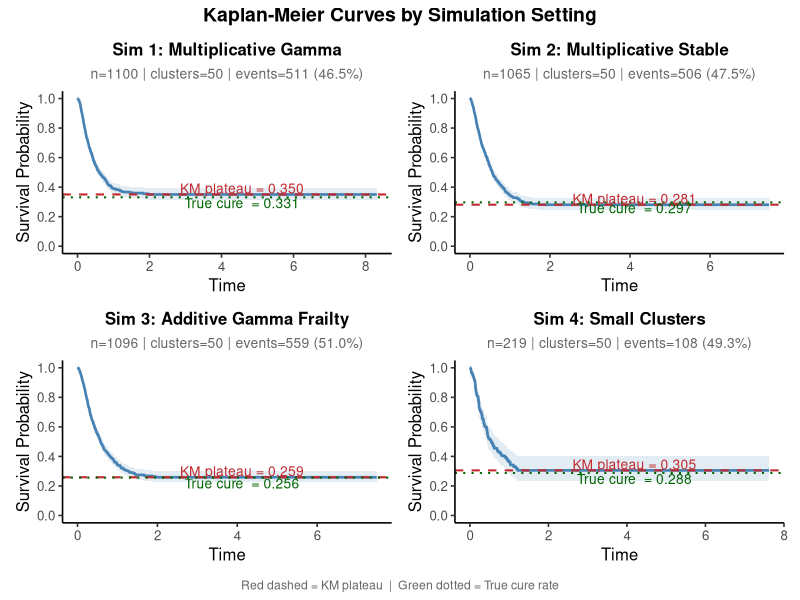

Reproduce this figure in R.
# =============================================================================
# Data Generation for Simulation Study
# "Semiparametric Analysis of Cure Rate Models using Soft BART"
# Mandal & Sinha, Florida State University
#
# Four simulation settings:
#
#   Sim 1 (Correctly specified):
#     h(t | W_i, x_ij) = W_i * beta * Phi(b(t,x)) * f_lambda(t)
#     W_i ~ Gamma(2, 2), N=50, n_i ~ Pois(20)+1
#
#   Sim 2 (Misspecified frailty distribution):
#     h(t | W_i, x_ij) = W_i * beta * Phi(b(t,x)) * f_lambda(t)
#     W_i ~ PS(0.8) positive stable with E[exp(-sW)] = exp(-s^0.8),
#     N=50, n_i ~ Pois(20)+1. Uses its own beta_stable (Section 2b).
#
#   Sim 3 (Misspecified frailty structure -- additive frailty):
#     h(t | W_i, x_ij) = (W_i + beta * Phi(b(t,x))) * f_lambda(t)
#     W_i ~ Gamma(kappa, kappa), E(W_i)=1, N=50, n_i ~ Pois(20)+1
#
#     Survival function:
#       S(t | W, x) = exp(-W * F_lambda(t) - beta * J(t, x))
#       where J(t,x) = integral_0^t Phi(b(u,x)) f_lambda(u) du
#
#     Cure probability:
#       pi(x | W) = exp(-W - beta * I(x))
#       where I(x) = integral_0^inf Phi(b(u,x)) f_lambda(u) du
#
#     Marginal cure via MGF of Gamma(kappa, kappa) at -1:
#       E_W[exp(-W)] = (kappa/(kappa+1))^kappa
#       pi_bar(beta) = (kappa/(kappa+1))^kappa * E_x[exp(-beta * I(x))]
#
#     SBART assumes W_i * beta multiplicative -- structurally misspecified.
#
#   Sim 4 (Small clusters):
#     h(t | W_i, x_ij) = W_i * beta * Phi(b(t,x)) * f_lambda(t)
#     W_i ~ Gamma(2, 2), N=50, n_i ~ Pois(3)+1
#
# Common parameters:
#   b(t,x) = (1.5*sin(pi*x1) - 1.0) + (3*x2 - 1.5)*(log(1+t) - 0.5)
#     - nonlinear, non-monotone baseline effect in x1 (defeats log-linear e^{x'b})
#     - time-varying effect whose SIGN flips at x2 = 0.5, producing a hazard
#       ratio that reverses over follow-up (non-proportional hazards). This is
#       the regime SBART-Cure targets and that PH/parametric competitors
#       (WGF, SGF, M-CIS) cannot represent.
#   f_lambda = Gamma(shape=2, rate=3)
#   Target: ~30% marginal cure rate, ~30% censoring among susceptibles
# =============================================================================

rm(list = ls())
set.seed(123)

library(survival)
library(ggplot2)
library(patchwork)

# =============================================================================
# SECTION 1: True model parameters
# =============================================================================

alpha_true <- 2.0    # Gamma baseline shape
theta_true <- 3.0    # Gamma baseline rate
eta_true   <- 2.0    # multiplicative frailty: W_i ~ Gamma(2,2), Var(W_i)=0.5
kappa_add  <- 1.0    # additive frailty: W_i ~ Gamma(kappa,kappa), E(W_i)=1
nu_stable  <- 0.8    # positive stable frailty index (Sim 2)

# Nonparametric regression function b(t,x) entering the hazard via Phi(b).
#   beta0(x) = 1.5*sin(pi*x1) - 1.0           nonlinear, non-monotone in x1
#   beta1(x) = 3*x2 - 1.5                      sign flips at x2 = 0.5
#   s(t)     = log(1+t) - 0.5                  sign flips at t ~ 0.65
# beta1(x)*s(t) gives a covariate effect whose direction reverses over time,
# i.e. a time-varying (non-proportional) hazard ratio. The nonlinear beta0(x)
# makes I(x)=E[Phi(b)] non-log-linear, breaking the M-CIS log-linear cure form.
b_true <- function(t, x1, x2) {
  (1.5 * sin(pi * x1) - 1.0) + (3 * x2 - 1.5) * (log(1 + t) - 0.5)
}

# Positive stable frailty W ~ PS(nu), generated by the Chambers-Mallows-Stuck
# method. The scale constant is exactly 1 for the standardized version with
# Laplace transform E[exp(-sW)] = exp(-s^nu), because
#   cos(pi*nu/2)^(1/nu) * (1 + tan(pi*nu/2)^2)^(1/(2*nu)) = 1.
# Multiplying by (1 + tan(pi*nu/2)^2)^(1/(2*nu)) instead gives the
# Samorodnitsky-Taqqu unit-scale variate, whose Laplace transform carries an
# extra sec(pi*nu/2) factor and does not match the cure formula in Section 2b.
# Threshold above which the latent competing causes are not materialised.
# W ~ PS(nu) has infinite mean, so W*beta occasionally reaches 1e12 and the
# thinning step would allocate vectors of that length. Above MAX_POIS the
# accepted minimum lies in the small-t regime where Phi(b(u,x)) is flat at
# p0 = Phi(b(0,x)) and F_lambda(t) = (theta*t)^2/2, so
#   exp(-lambda * p0 * (theta*t)^2 / 2) = U   =>   t = sqrt(-2 log U / (lambda p0)) / theta
# and T is drawn from that closed form with a single uniform. The branch is
# unreachable under Gamma frailty (Sims 1, 3, 4), where W*beta stays far below
# the threshold, so their random streams are unchanged. Only Sim 2 reaches it.
MAX_POIS <- 1e6

# Closed-form draw of the accepted minimum when the competing-cause count is
# too large to materialise. See the note on MAX_POIS above.
rmin_largelam <- function(lambda, x1s, x2s) {
  p0 <- pnorm(b_true(0, x1s, x2s))
  sqrt(-2 * log(runif(1)) / (lambda * p0)) / theta_true
}

rstable_ps <- function(n, nu = nu_stable) {
  V <- runif(n, -pi/2, pi/2)
  E <- rexp(n)
  (sin(nu * (V + pi/2)) / cos(V)^(1/nu)) *
    (cos(V - nu * (V + pi/2)) / E)^((1 - nu)/nu)
}

# =============================================================================
# SECTION 2: Calibrate beta for MULTIPLICATIVE Gamma frailty (Sims 1, 2, 4)
#
# pi_bar(beta) = E_x[(eta / (eta + beta*I(x)))^eta] = 0.30
# =============================================================================

calibrate_beta_mult <- function(target_cure = 0.30,
                                eta         = eta_true,
                                n_mc_x      = 2000,
                                n_mc_t      = 5000) {
  
  cat(sprintf("Calibrating beta (multiplicative), target cure = %.2f ...\n",
              target_cure))
  set.seed(1)
  x1_mc <- runif(n_mc_x);  x2_mc <- runif(n_mc_x)
  
  I_hat <- numeric(n_mc_x)
  for (xi in 1:n_mc_x) {
    t_mc      <- rgamma(n_mc_t, shape = alpha_true, rate = theta_true)
    I_hat[xi] <- mean(pnorm(b_true(t_mc, x1_mc[xi], x2_mc[xi])))
  }
  
  beta_grid <- seq(0.5, 10, by = 0.25)
  cure_grid <- sapply(beta_grid, function(b)
    mean((eta / (eta + b * I_hat))^eta))
  
  best_idx <- which.min(abs(cure_grid - target_cure))
  beta_opt <- beta_grid[best_idx]
  cat(sprintf("  beta = %.4f  (achieved cure = %.3f)\n",
              beta_opt, cure_grid[best_idx]))
  return(beta_opt)
}

beta_true <- calibrate_beta_mult(target_cure = 0.30, eta = eta_true)

# =============================================================================
# SECTION 2b: Calibrate beta for POSITIVE STABLE frailty (Sim 2)
#
# W ~ PS(nu) has Laplace transform E[exp(-sW)] = exp(-s^nu), so
#   pi_bar(beta) = E_x[exp(-(beta*I(x))^nu)] = 0.30
# This is a different equation from the Gamma-frailty one in Section 2, so
# beta_true does not solve it and Sim 2 requires its own calibration.
# =============================================================================

calibrate_beta_stable <- function(target_cure = 0.30,
                                  nu          = nu_stable,
                                  n_mc_x      = 2000,
                                  n_mc_t      = 5000) {

  cat(sprintf("Calibrating beta (positive stable), target cure = %.2f ...\n",
              target_cure))
  set.seed(1)
  x1_mc <- runif(n_mc_x);  x2_mc <- runif(n_mc_x)

  I_hat <- numeric(n_mc_x)
  for (xi in 1:n_mc_x) {
    t_mc      <- rgamma(n_mc_t, shape = alpha_true, rate = theta_true)
    I_hat[xi] <- mean(pnorm(b_true(t_mc, x1_mc[xi], x2_mc[xi])))
  }

  beta_grid <- seq(0.5, 10, by = 0.05)
  cure_grid <- sapply(beta_grid, function(b) mean(exp(-(b * I_hat)^nu)))

  best_idx <- which.min(abs(cure_grid - target_cure))
  beta_opt <- beta_grid[best_idx]
  cat(sprintf("  beta_stable = %.4f  (achieved cure = %.3f)\n",
              beta_opt, cure_grid[best_idx]))
  return(beta_opt)
}

beta_stable <- calibrate_beta_stable(target_cure = 0.30, nu = nu_stable)

# =============================================================================
# SECTION 3: Calibrate beta for ADDITIVE FRAILTY (Sim 3)
#
# MATHEMATICS
# -----------
# True hazard: h(t | W, x) = (W + beta * Phi(b(t,x))) * f_lambda(t)
#
# Integrating:
#   H(t | W, x) = W * F_lambda(t) + beta * J(t, x)
#   where J(t, x) = integral_0^t Phi(b(u,x)) f_lambda(u) du
#
# Survival function:
#   S(t | W, x) = exp(-W * F_lambda(t) - beta * J(t, x))
#
# Cure probability as t -> inf (F_lambda(inf)=1, J(inf,x)=I(x)):
#   pi(x | W) = exp(-W - beta * I(x))
#
# Marginal cure via MGF of Gamma(kappa, kappa) evaluated at -1:
#   E_W[exp(-W * 1)] = (kappa / (kappa + 1))^kappa
#
#   pi_bar(beta) = (kappa / (kappa + 1))^kappa * E_x[exp(-beta * I(x))]
#
# Calibration: find beta_add* = argmin |pi_bar_add(beta) - 0.30|
# =============================================================================

calibrate_beta_add <- function(target_cure = 0.30,
                               kappa       = kappa_add,
                               n_mc_x      = 2000,
                               n_mc_t      = 5000) {
  
  cat(sprintf("Calibrating beta (additive frailty), target cure = %.2f ...\n",
              target_cure))
  set.seed(1)
  x1_mc <- runif(n_mc_x);  x2_mc <- runif(n_mc_x)
  
  # Estimate I(x^(k)) = E_{T~f_lambda}[Phi(b(T,x))]
  I_hat <- numeric(n_mc_x)
  for (xi in 1:n_mc_x) {
    t_mc      <- rgamma(n_mc_t, shape = alpha_true, rate = theta_true)
    I_hat[xi] <- mean(pnorm(b_true(t_mc, x1_mc[xi], x2_mc[xi])))
  }
  
  # MGF of Gamma(kappa,kappa) at -1: E_W[exp(-W)] = (kappa/(kappa+1))^kappa
  # This does not depend on beta or I(x)
  mgf_W <- (kappa / (kappa + 1))^kappa
  
  # pi_bar(beta) = mgf_W * E_x[exp(-beta * I(x))]
  # Grid search over beta
  beta_grid <- seq(0.01, 20, by = 0.1)
  cure_grid <- sapply(beta_grid, function(b)
    mgf_W * mean(exp(-b * I_hat)))
  
  best_idx <- which.min(abs(cure_grid - target_cure))
  beta_opt <- beta_grid[best_idx]
  achieved <- cure_grid[best_idx]
  
  cat(sprintf("  beta_add = %.4f  (achieved cure = %.3f)\n", beta_opt, achieved))
  cat(sprintf("  MGF_W = (kappa/(kappa+1))^kappa = %.4f\n", mgf_W))
  return(beta_opt)
}

beta_add <- calibrate_beta_add(target_cure = 0.30, kappa = kappa_add)

# =============================================================================
# SECTION 4: Calibrate lambda_cens for ~30% censoring among susceptibles
#
# Calibrated separately under each scenario's own data-generating truth, since
# the distribution of T among susceptibles differs across the three frailty
# mechanisms. Sims 1 and 4 share the same truth (they differ only in cluster
# size, which does not affect the marginal law of T), so they share
# lambda_cens_1.
# =============================================================================

calibrate_lambda_cens <- function(target_cens = 0.30,
                                  frailty     = c("gamma", "stable", "additive"),
                                  beta        = beta_true,
                                  eta         = eta_true,
                                  kappa       = kappa_add,
                                  n_mc        = 50000,
                                  seed        = 2) {

  frailty <- match.arg(frailty)
  cat(sprintf("Calibrating lambda_cens [%s frailty], target censoring = %.2f ...\n",
              frailty, target_cens))
  set.seed(seed)

  x1_c <- runif(n_mc);  x2_c <- runif(n_mc)
  W_c  <- switch(frailty,
                 gamma    = rgamma(n_mc, shape = eta,   rate = eta),
                 stable   = rstable_ps(n_mc, nu = nu_stable),
                 additive = rgamma(n_mc, shape = kappa, rate = kappa))

  T_pop <- numeric(n_mc)
  for (s in 1:n_mc) {

    if (frailty != "additive") {
      # Multiplicative: M ~ Poisson(W*beta), each candidate thinned by Phi(b)
      lam_s <- W_c[s] * beta
      if (!is.finite(lam_s) || lam_s > MAX_POIS) {
        T_pop[s] <- rmin_largelam(min(lam_s, MAX_POIS), x1_c[s], x2_c[s])
      } else {
        M <- rpois(1, lambda = lam_s)
        if (M == 0) {
          T_pop[s] <- Inf
        } else {
          T_cand      <- rgamma(M, shape = alpha_true, rate = theta_true)
          accept_prob <- pnorm(b_true(T_cand, x1_c[s], x2_c[s]))
          accepted    <- T_cand[runif(M) < accept_prob]
          T_pop[s]    <- if (length(accepted) == 0) Inf else min(accepted)
        }
      }

    } else {
      # Additive: Part 1 = Poisson(W) unthinned, Part 2 = Poisson(beta) thinned
      M1      <- rpois(1, lambda = W_c[s])
      T_part1 <- if (M1 > 0) rgamma(M1, shape = alpha_true, rate = theta_true)
                 else numeric(0)

      M2 <- rpois(1, lambda = beta)
      if (M2 > 0) {
        T_cand2 <- rgamma(M2, shape = alpha_true, rate = theta_true)
        T_part2 <- T_cand2[runif(M2) < pnorm(b_true(T_cand2, x1_c[s], x2_c[s]))]
      } else {
        T_part2 <- numeric(0)
      }

      all_times <- c(T_part1, T_part2)
      T_pop[s]  <- if (length(all_times) == 0) Inf else min(all_times)
    }
  }

  T_susc <- T_pop[is.finite(T_pop)]
  cat(sprintf("  Population cure rate = %.3f\n", mean(!is.finite(T_pop))))

  lambda_grid <- seq(0.01, 20, by = 0.01)
  set.seed(seed + 1)
  cens_frac <- sapply(lambda_grid, function(lc)
    mean(rexp(length(T_susc), rate = lc) < T_susc))

  lambda_opt <- lambda_grid[which.min(abs(cens_frac - target_cens))]
  achieved   <- cens_frac[which.min(abs(cens_frac - target_cens))]
  cat(sprintf("  lambda_cens = %.4f  (achieved = %.3f)\n", lambda_opt, achieved))
  return(lambda_opt)
}

lambda_cens_1 <- calibrate_lambda_cens(frailty = "gamma",    beta = beta_true)    # Sims 1, 4
lambda_cens_2 <- calibrate_lambda_cens(frailty = "stable",   beta = beta_stable)  # Sim 2
lambda_cens_3 <- calibrate_lambda_cens(frailty = "additive", beta = beta_add)     # Sim 3

# Default for generate_data(); Sims 2 and 3 pass their own value explicitly.
lambda_cens_fixed <- lambda_cens_1

# =============================================================================
# SECTION 5: Single dataset generation function
#
# frailty argument:
#   "gamma"    -- multiplicative W_i*beta            (Sims 1, 4)
#   "stable"   -- multiplicative W_i*beta, W_i~S_0.8 (Sim 2)
#   "additive" -- additive (W_i + beta*Phi(b))*f_lam  (Sim 3)
#
# For "additive", pass beta_for_data = beta_add.
# For "gamma" and "stable", pass beta_for_data = beta_true.
#
# DATA GENERATION FOR SIM 3 (additive frailty)
# ---------------------------------------------
# h(t | W, x) = (W + beta * Phi(b(t,x))) * f_lambda(t)
#
# We use the thinning approach:
#   Total Poisson rate up to t: H(t|W,x) = beta*F(t) + W*J(t,x)
#   Split into two independent Poisson processes:
#     Part 1: rate beta*f_lambda(t)   -- baseline events (no Phi factor)
#     Part 2: rate W*Phi(b(t,x))*f_lambda(t) -- frailty-covariate events
#
# Part 1: M1 ~ Poisson(beta) competing causes from f_lambda (all accepted)
# Part 2: M2 ~ Poisson(W) competing causes from f_lambda, accepted w.p. Phi(b)
#
# Event time T = min of all accepted times from both parts.
# =============================================================================

generate_data <- function(N             = 50,
                          lambda_ni     = 20,
                          beta_for_data = beta_true,
                          eta           = eta_true,
                          kappa         = kappa_add,
                          frailty       = c("gamma", "stable", "additive"),
                          lambda_cens   = lambda_cens_fixed) {
  
  frailty <- match.arg(frailty)
  
  # --- Cluster sizes: n_i ~ Poisson(lambda_ni) + 1 --------------------------
  n_i     <- rpois(N, lambda = lambda_ni) + 1
  N_total <- sum(n_i)
  
  # --- Frailties W_i ---------------------------------------------------------
  if (frailty == "gamma") {
    W <- rgamma(N, shape = eta, rate = eta)
    
  } else if (frailty == "stable") {
    # Positive stable PS(nu) with E[exp(-sW)] = exp(-s^nu); see rstable_ps().
    W <- rstable_ps(N, nu = nu_stable)
    
  } else {
    # Additive: W_i ~ Gamma(kappa, kappa), E(W_i)=1, Var(W_i)=1/kappa
    W <- rgamma(N, shape = kappa, rate = kappa)
  }
  
  # --- Generate true survival times ------------------------------------------
  cluster_id <- rep(1:N, times = n_i)
  x1         <- runif(N_total)
  x2         <- runif(N_total)
  T_true     <- numeric(N_total)
  
  for (s in 1:N_total) {
    i   <- cluster_id[s]
    W_i <- W[i]
    
    if (frailty != "additive") {
      # --- Multiplicative: standard latent competing causes ------------------
      # M ~ Poisson(W_i * beta), each accepted w.p. Phi(b(T,x))
      lam_s <- W_i * beta_for_data
      if (!is.finite(lam_s) || lam_s > MAX_POIS) {
        T_true[s] <- rmin_largelam(min(lam_s, MAX_POIS), x1[s], x2[s])
      } else {
        M <- rpois(1, lambda = lam_s)
        if (M == 0) {
          T_true[s] <- Inf
        } else {
          T_cand      <- rgamma(M, shape = alpha_true, rate = theta_true)
          accept_prob <- pnorm(b_true(T_cand, x1[s], x2[s]))
          accepted    <- T_cand[runif(M) < accept_prob]
          T_true[s]   <- if (length(accepted) == 0) Inf else min(accepted)
        }
      }
      
    } else {
      # --- Additive frailty: h = (W + beta*Phi(b)) * f_lambda ---------------
      # Decompose into two independent Poisson processes:
      #
      # Part 1: rate W*f_lambda(t) -- W_i competing causes from f_lambda
      #         Each candidate accepted with probability 1 (no Phi filter)
      #         M1 ~ Poisson(W_i * F_lambda(inf)) = Poisson(W_i)
      #
      # Part 2: rate beta*Phi(b(t,x))*f_lambda(t) -- beta competing causes
      #         draw M2_raw ~ Poisson(beta), accept each w.p. Phi(b(T,x))
      #
      # T = min of all accepted times from Part 1 and Part 2
      # Subject is cured only if both parts produce zero accepted times.
      
      # Part 1: W_i frailty candidates -- all accepted (no Phi filter)
      M1 <- rpois(1, lambda = W_i)
      if (M1 > 0) {
        T_part1 <- rgamma(M1, shape = alpha_true, rate = theta_true)
      } else {
        T_part1 <- numeric(0)
      }
      
      # Part 2: beta candidates filtered by Phi(b)
      M2_raw <- rpois(1, lambda = beta_for_data)
      if (M2_raw > 0) {
        T_cand2     <- rgamma(M2_raw, shape = alpha_true, rate = theta_true)
        accept_prob <- pnorm(b_true(T_cand2, x1[s], x2[s]))
        T_part2     <- T_cand2[runif(M2_raw) < accept_prob]
      } else {
        T_part2 <- numeric(0)
      }
      
      # Combine: event time = minimum over all accepted times
      all_times <- c(T_part1, T_part2)
      T_true[s] <- if (length(all_times) == 0) Inf else min(all_times)
    }
  }
  
  # --- Censoring: C_ij ~ Exp(lambda_cens) ------------------------------------
  C_ij  <- rexp(N_total, rate = lambda_cens)
  y     <- pmin(T_true, C_ij)
  delta <- as.integer(is.finite(T_true) & T_true <= C_ij)
  y[!is.finite(T_true)] <- C_ij[!is.finite(T_true)]
  
  data.frame(
    cluster = cluster_id,
    x1      = x1,
    x2      = x2,
    y       = y,
    delta   = delta,
    W_true  = W[cluster_id],
    T_true  = ifelse(is.finite(T_true), T_true, NA_real_)
  )
}

# =============================================================================
# SECTION 6: True survival and cure probability functions
#
# Multiplicative (Sims 1, 2, 4):
#   S(t|W,x) = exp(-W*beta*J(t,x))
#   pi(x|W)  = exp(-W*beta*I(x))
#
# Additive frailty (Sim 3):
#   h(t|W,x) = (W + beta*Phi(b))*f_lambda
#   S(t|W,x) = exp(-W*F_lambda(t) - beta*J(t,x))
#   pi(x|W)  = exp(-W - beta*I(x))
#   where J(t,x) = integral_0^t Phi(b(u,x)) f_lambda(u) du
#         I(x)   = J(inf, x) = E_{T~f_lambda}[Phi(b(T,x))]
# =============================================================================

#' True conditional survival under MULTIPLICATIVE frailty
true_survival <- function(t_grid, W, x1, x2, beta, n_mc = 10000) {
  T_mc <- rgamma(n_mc, shape = alpha_true, rate = theta_true)
  sapply(t_grid, function(tg) {
    if (tg <= 0) return(1.0)
    exp(-W * beta * mean(pnorm(b_true(T_mc, x1, x2)) * (T_mc <= tg)))
  })
}

#' True conditional survival under ADDITIVE-ON-HAZARD frailty
#' S(t|W,x) = exp(-W*F_lambda(t) - beta*J(t,x))
#' J(t,x) approximated by MC: mean(Phi(b(T,x)) * (T<=t)) where T~f_lambda
true_survival_add <- function(t_grid, W, x1, x2, beta, n_mc = 10000) {
  T_mc <- rgamma(n_mc, shape = alpha_true, rate = theta_true)
  phi_mc <- pnorm(b_true(T_mc, x1, x2))
  sapply(t_grid, function(tg) {
    if (tg <= 0) return(1.0)
    F_lam_t <- mean(T_mc <= tg)                      # MC estimate of F_lambda(t)
    J_t     <- mean(phi_mc * (T_mc <= tg))            # MC estimate of J(t,x)
    exp(-W * F_lam_t - beta * J_t)
  })
}

#' True conditional cure probability under MULTIPLICATIVE frailty
true_cure_prob <- function(W, x1, x2, beta, n_mc = 5000) {
  T_mc <- rgamma(n_mc, shape = alpha_true, rate = theta_true)
  I_x  <- mean(pnorm(b_true(T_mc, x1, x2)))
  exp(-W * beta * I_x)
}

#' True conditional cure probability under ADDITIVE-ON-HAZARD frailty
#' pi(x|W) = exp(-W - beta*I(x))
#' F_lambda(inf) = 1 so the -W*F_lambda(inf) term gives -W
true_cure_prob_add <- function(W, x1, x2, beta, n_mc = 5000) {
  T_mc <- rgamma(n_mc, shape = alpha_true, rate = theta_true)
  I_x  <- mean(pnorm(b_true(T_mc, x1, x2)))
  exp(-W - beta * I_x)
}

# =============================================================================
# SECTION 7: Generate one dataset per simulation and print summaries
# =============================================================================

cat("\n=== Generating one dataset per simulation setting ===\n\n")

set.seed(42)
dat1 <- generate_data(N=50, lambda_ni=20, frailty="gamma",
                      beta_for_data=beta_true,   lambda_cens=lambda_cens_1)
dat2 <- generate_data(N=50, lambda_ni=20, frailty="stable",
                      beta_for_data=beta_stable, lambda_cens=lambda_cens_2)
dat3 <- generate_data(N=50, lambda_ni=20, frailty="additive",
                      beta_for_data=beta_add,    lambda_cens=lambda_cens_3)
dat4 <- generate_data(N=50, lambda_ni=3,  frailty="gamma",
                      beta_for_data=beta_true,   lambda_cens=lambda_cens_1)

summarize_data <- function(dat, label) {
  n_total   <- nrow(dat)
  n_clust   <- length(unique(dat$cluster))
  true_cure <- mean(is.na(dat$T_true))
  clust_sz  <- as.integer(table(dat$cluster))
  susc      <- !is.na(dat$T_true)
  
  cat(sprintf("--- %s ---\n", label))
  cat(sprintf("  N_total = %d,  clusters = %d\n", n_total, n_clust))
  cat(sprintf("  Cluster size: min=%d, median=%.0f, max=%d\n",
              min(clust_sz), median(clust_sz), max(clust_sz)))
  cat(sprintf("  True cure rate              = %.3f  (target ~0.30)\n", true_cure))
  cat(sprintf("  Event rate                  = %.3f\n", mean(dat$delta==1)))
  cat(sprintf("  Censoring (susceptibles)    = %.3f  (target ~0.30)\n",
              mean(dat$delta[susc]==0)))
  cat(sprintf("  Censoring (overall)         = %.3f\n\n", mean(dat$delta==0)))
}

summarize_data(dat1, "Sim 1: Multiplicative Gamma frailty, ni~Pois(20)+1")
summarize_data(dat2, "Sim 2: Multiplicative stable frailty, ni~Pois(20)+1")
summarize_data(dat3, "Sim 3: Additive Gamma frailty (W+beta*Phi), ni~Pois(20)+1")
summarize_data(dat4, "Sim 4: Multiplicative Gamma frailty (small), ni~Pois(3)+1")

# =============================================================================
# SECTION 8: Kaplan-Meier plots
# =============================================================================

plot_km <- function(dat, title_label) {
  km_fit    <- survfit(Surv(y, delta) ~ 1, data = dat)
  km_plat   <- tail(km_fit$surv, 1)
  true_cure <- mean(is.na(dat$T_true))
  
  km_df <- data.frame(
    time  = c(0, km_fit$time),
    surv  = c(1, km_fit$surv),
    upper = c(1, km_fit$upper),
    lower = c(1, km_fit$lower)
  )
  
  ggplot(km_df, aes(x=time, y=surv)) +
    geom_ribbon(aes(ymin=lower, ymax=upper), fill="steelblue", alpha=0.15) +
    geom_step(color="steelblue", linewidth=0.9) +
    geom_hline(yintercept=km_plat,   linetype="dashed", color="#C1292E",  linewidth=0.7) +
    geom_hline(yintercept=true_cure, linetype="dotted", color="darkgreen", linewidth=0.7) +
    annotate("text", x=max(km_df$time)*0.55, y=km_plat+0.04,
             label=sprintf("KM plateau = %.3f", km_plat),
             color="#C1292E", size=3.5) +
    annotate("text", x=max(km_df$time)*0.55, y=true_cure-0.04,
             label=sprintf("True cure  = %.3f", true_cure),
             color="darkgreen", size=3.5) +
    scale_y_continuous(limits=c(0,1), breaks=seq(0,1,0.2)) +
    labs(x="Time", y="Survival Probability", title=title_label,
         subtitle=sprintf("n=%d | clusters=%d | events=%d (%.1f%%)",
                          nrow(dat), length(unique(dat$cluster)),
                          sum(dat$delta), 100*mean(dat$delta))) +
    theme_classic(base_size=12) +
    theme(plot.title    = element_text(face="bold", hjust=0.5, size=12),
          plot.subtitle = element_text(hjust=0.5, color="grey40", size=10))
}

p1 <- plot_km(dat1, "Sim 1: Multiplicative Gamma")
p2 <- plot_km(dat2, "Sim 2: Multiplicative Stable")
p3 <- plot_km(dat3, "Sim 3: Additive Gamma Frailty")
p4 <- plot_km(dat4, "Sim 4: Small Clusters")

p_combined <- (p1 + p2) / (p3 + p4) +
  plot_annotation(
    title   = "Kaplan-Meier Curves by Simulation Setting",
    caption = "Red dashed = KM plateau  |  Green dotted = True cure rate",
    theme   = theme(plot.title   = element_text(face="bold", hjust=0.5, size=14),
                    plot.caption = element_text(hjust=0.5, color="grey40"))
  )
print(p_combined)

# =============================================================================
# SECTION 9: Generate R replicates for the full simulation study
# =============================================================================

generate_replicates <- function(R = 100, sim = 1, seed = 123) {
  
  settings <- list(
    `1` = list(N=50, lambda_ni=20, frailty="gamma",    beta_d=beta_true,   lam=lambda_cens_1),
    `2` = list(N=50, lambda_ni=20, frailty="stable",   beta_d=beta_stable, lam=lambda_cens_2),
    `3` = list(N=50, lambda_ni=20, frailty="additive", beta_d=beta_add,    lam=lambda_cens_3),
    `4` = list(N=50, lambda_ni=3,  frailty="gamma",    beta_d=beta_true,   lam=lambda_cens_1)
  )
  s <- settings[[as.character(sim)]]
  
  cat(sprintf("Generating %d replicates for Simulation %d...\n", R, sim))
  set.seed(seed)
  
  replicates <- vector("list", R)
  for (r in 1:R) {
    replicates[[r]] <- generate_data(
      N             = s$N,
      lambda_ni     = s$lambda_ni,
      frailty       = s$frailty,
      beta_for_data = s$beta_d,
      lambda_cens   = s$lam
    )
    if (r %% 10 == 0) cat(sprintf("  Replicate %d / %d\n", r, R))
  }
  cat("Done.\n")
  return(replicates)
}

# --- Run when ready ----------------------------------------------------------
# replicates_sim1 <- generate_replicates(R=100, sim=1)
# replicates_sim2 <- generate_replicates(R=100, sim=2)
# replicates_sim3 <- generate_replicates(R=100, sim=3)
# replicates_sim4 <- generate_replicates(R=100, sim=4)
